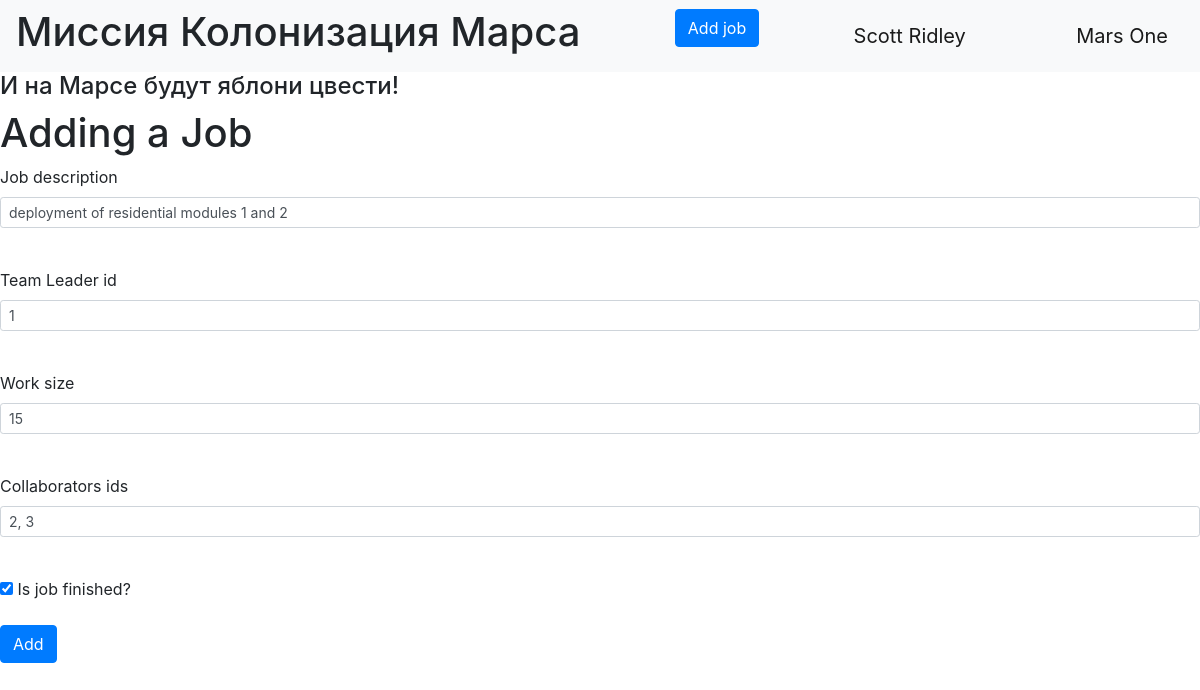
/editjob/1 (signed in), run on the app's committed database.
### data/new_user.py (models this page shows, shortened)
class User(SqlAlchemyBase, UserMixin):
    __tablename__ = 'users'
    id = sqlalchemy.Column(sqlalchemy.Integer,
                           primary_key=True, autoincrement=True)
    surname = sqlalchemy.Column(sqlalchemy.String, nullable=True)
    name = sqlalchemy.Column(sqlalchemy.String, nullable=True)
    age = sqlalchemy.Column(sqlalchemy.Integer, nullable=True)
    position = sqlalchemy.Column(sqlalchemy.String, nullable=True)
    speciality = sqlalchemy.Column(sqlalchemy.String, nullable=True)
    address = sqlalchemy.Column(sqlalchemy.String, nullable=True)
    email = sqlalchemy.Column(sqlalchemy.String, unique=True, nullable=True)
    hashed_password = sqlalchemy.Column(sqlalchemy.String, nullable=True)
    modified_date = sqlalchemy.Column(sqlalchemy.DateTime)

### data/jobs.py (models this page shows)
class Jobs(SqlAlchemyBase, SerializerMixin):
    __tablename__ = 'jobs'
    id = sqlalchemy.Column(sqlalchemy.Integer,
                           primary_key=True, autoincrement=True)
    team_leader = sqlalchemy.Column(sqlalchemy.Integer,
                                    sqlalchemy.ForeignKey("users.id"))
    job = sqlalchemy.Column(sqlalchemy.String, nullable=True)
    work_size = sqlalchemy.Column(sqlalchemy.Integer, nullable=True)
    collaborators = sqlalchemy.Column(sqlalchemy.String, nullable=True)
    start_date = sqlalchemy.Column(sqlalchemy.DateTime, default=datetime.datetime.now)
    end_date = sqlalchemy.Column(sqlalchemy.DateTime)
    is_finished = sqlalchemy.Column(sqlalchemy.Boolean, default=True)

### main_old.py (the view, shortened to what this page needs)
@app.route('/editjob/<int:id>', methods=['GET', 'POST'])
@login_required
def editjob(id):
    db_session.global_init('db/blogs.db')
    db_sess = db_session.create_session()
    form = AddJobForm()
    if request.method == "GET":
        db_sess = db_session.create_session()
        job = db_sess.query(Jobs).filter(Jobs.id == id,
                                         (Jobs.team_leader == current_user.id) | (current_user.id == 1)
                                         ).first()
        if job:
            form.job.data = job.job
            form.teamleader_id.data = job.team_leader
            form.work_size.data = job.work_size
            form.collaborators.data = job.collaborators
            form.is_finished.data = job.is_finished
        else:
            abort(404)
    return render_template('add_job.html',
                           title='Edit job',
                           form=form
                           )

### addjobs_form.py
class AddJobForm(FlaskForm):
    teamleader_id = IntegerField('Team Leader id', validators=[DataRequired()])
    job = StringField('Job description', validators=[DataRequired()])
    work_size = IntegerField('Work size', validators=[DataRequired()])
    collaborators = StringField('Collaborators ids', validators=[DataRequired()])
    is_finished = BooleanField('Is job finished?')
    submit = SubmitField('Add')

### data/db_session.py (called while the page is built, shortened)
def global_init(db_file):
    global __factory
    if __factory:
        return

def create_session() -> Session:
    global __factory
    return __factory()

### main_old.py (called while the page is built)
@login_manager.user_loader
def load_user(user_id):
    db_sess = db_session.create_session()
    return db_sess.query(User).get(user_id)

### templates/add_job.html (shortened to what this page needs)
{% extends "base.html" %}
{% block content %}
    <div class="add_job">
        <h1>Adding a Job</h1>
        <form action="" method="post">
            <p>
                {{ form.job.label }}<br>
                {{ form.job(class="form-control form-control-sm") }}<br>
            </p>
            <p>
                {{ form.teamleader_id.label }}<br>
                {{ form.teamleader_id(class="form-control form-control-sm") }}<br>
            </p>
            <p>
                {{ form.work_size.label }}<br>
                {{ form.work_size(class="form-control form-control-sm") }}<br>
            </p>
            <p>
                {{ form.collaborators.label }}<br>
                {{ form.collaborators(class="form-control form-control-sm") }}<br>
            </p>
            <p>{{ form.is_finished() }} {{ form.is_finished.label }}</p>
            <p>{{ form.submit(type="submit", class="btn btn-primary") }}</p>
        </form>
    </div>
{% endblock %}
{% block style_block %}
    <link rel="stylesheet" type="text/css" href={{style}} />
{% endblock %}

### templates/base.html (shortened to what this page needs)
<!doctype html>
<html lang="en">
<head>
    <link rel="stylesheet"
          href="https://stackpath.bootstrapcdn.com/bootstrap/4.4.1/css/bootstrap.min.css"
>
    {% block style_block %}{% endblock %}
</head>
<body>
    <nav class="navbar navbar-light bg-light">
        <H1>Миссия Колонизация Марса</H1>
        {% if current_user.is_authenticated %}
            <p>
                <a class="btn btn-primary " href="/addjob">Add job</a>
            </p>
            <a class="navbar-brand" href="/logout">{{ current_user.surname }} {{ current_user.name }}</a>
        {% else %}
            <p>
                <a class="btn btn-primary " href="/register">Зарегистрироваться</a>
                <a class="btn btn-success" href="/login">Войти</a>
            </p>
        {% endif %}
        <a class="navbar-brand" href="/">Mars One</a>
    </nav>
    <H4 class="apple">И на Марсе будут яблони цвести!</H4>
    {% block content %}{% endblock %}
</body>
</html>

### data on the page
User: surname "Scott", name "Ridley"
Jobs: job "deployment of residential modules 1 and 2", work_size "15", collaborators "2, 3", is_finished "☑"
